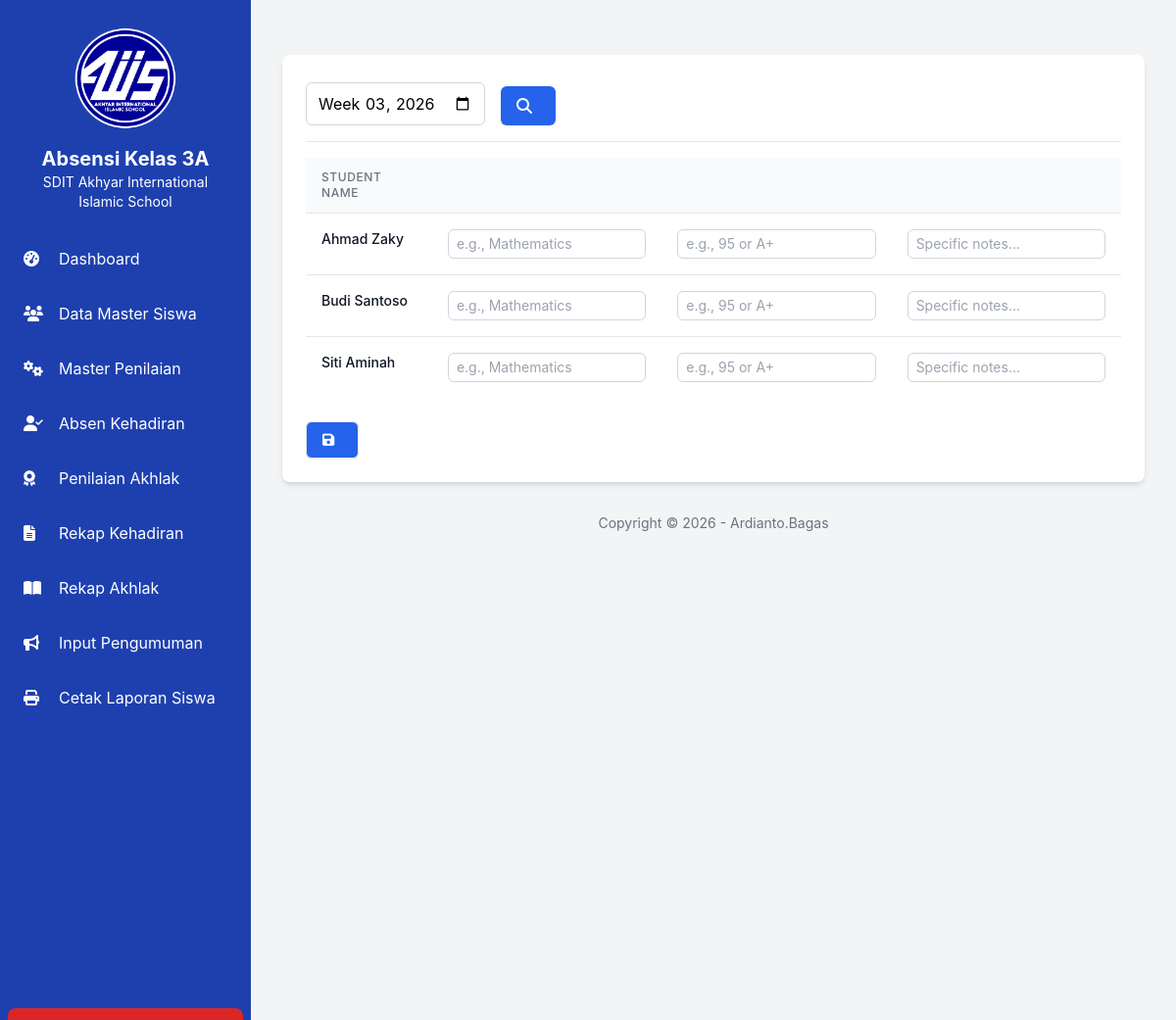
/weekly_report.php (signed in), run on the app's committed database.
### tables this page shows
CREATE TABLE IF NOT EXISTS `siswa` (
  `id_siswa` int(11) NOT NULL AUTO_INCREMENT,
  `nama_lengkap` varchar(255) NOT NULL,
  `nis` varchar(50) NOT NULL,
  `nisn` varchar(50) NOT NULL,
  `jenis_kelamin` varchar(20) NOT NULL,
  `kelas` varchar(20) NOT NULL,
  PRIMARY KEY (`id_siswa`),
  KEY `idx_kelas` (`kelas`)
);

### weekly_report.php (the view, shortened to what this page needs)
<?php
include 'config.php';
$week_filter = isset($_GET['week']) ? $_GET['week'] : date('Y-\WW');
$result_siswa = mysqli_query($koneksi, "SELECT * FROM siswa ORDER BY nama_lengkap ASC");
?>
<div class="bg-white p-6 rounded-lg shadow-md">
    <form action="weekly_report.php" method="get" class="flex flex-wrap items-end gap-4 mb-4">
        <div>
            <input type="week" name="week" id="week" value="<?= htmlspecialchars($week_filter) ?>" class="mt-1 px-3 py-2 border border-gray-300 rounded-md">
        </div>
        <div>
            <button type="submit" class="py-2 px-4 bg-blue-600 text-white rounded-md hover:bg-blue-700">
                <i class="fas fa-search mr-2"></i><?= $lang['show'] ?>
            </button>
        </div>
    </form>
    <hr class="my-4">
    <form action="weekly_report.php" method="post">
        <div class="overflow-x-auto">
            <table class="min-w-full divide-y divide-gray-200">
                <thead class="bg-gray-50">
                    <tr>
                        <th class="px-4 py-3 text-left text-xs font-medium text-gray-500 uppercase tracking-wider">Student Name</th>
                        <th class="px-4 py-3 text-left text-xs font-medium text-gray-500 uppercase tracking-wider"><?= $lang['subject'] ?></th>
                        <th class="px-4 py-3 text-left text-xs font-medium text-gray-500 uppercase tracking-wider"><?= $lang['score'] ?></th>
                        <th class="px-4 py-3 text-left text-xs font-medium text-gray-500 uppercase tracking-wider"><?= $lang['notes'] ?></th>
                    </tr>
                </thead>
                <tbody class="bg-white divide-y divide-gray-200">
                    <?php while($siswa = mysqli_fetch_assoc($result_siswa)): $id_siswa = $siswa['id_siswa']; ?>
                    <tr>
                        <td class="px-4 py-4 text-sm font-medium text-gray-900 align-top"><?= htmlspecialchars($siswa['nama_lengkap']) ?></td>
                        <td class="px-4 py-4 align-top">
                            <input type="text" name="reports[<?= $id_siswa ?>][subject]" class="w-full px-2 py-1 border border-gray-300 rounded-md text-sm" placeholder="e.g., Mathematics">
                        </td>
                        <td class="px-4 py-4 align-top">
                            <input type="text" name="reports[<?= $id_siswa ?>][score]" class="w-full px-2 py-1 border border-gray-300 rounded-md text-sm" placeholder="e.g., 95 or A+">
                        </td>
                        <td class="px-4 py-4 align-top">
                            <input type="text" name="reports[<?= $id_siswa ?>][notes]" class="w-full px-2 py-1 border border-gray-300 rounded-md text-sm" placeholder="Specific notes...">
                        </td>
                    </tr>
                    <?php endwhile; ?>
                </tbody>
            </table>
        </div>
        <div class="mt-6">
            <button type="submit" class="py-2 px-4 border shadow-sm text-sm font-medium rounded-md text-white bg-blue-600 hover:bg-blue-700">
                <i class="fas fa-save mr-2"></i><?= $lang['save_reports'] ?>
            </button>
        </div>
    </form>
</div>

### config.php (style rules this page uses)
body { font-family: 'Inter', sans-serif; }

### data on the page
siswa: nama_lengkap "Ahmad Zaky"
siswa: nama_lengkap "Budi Santoso"
siswa: nama_lengkap "Siti Aminah"

### other printed values
$nama_sekolah "SDIT Akhyar International Islamic School"
